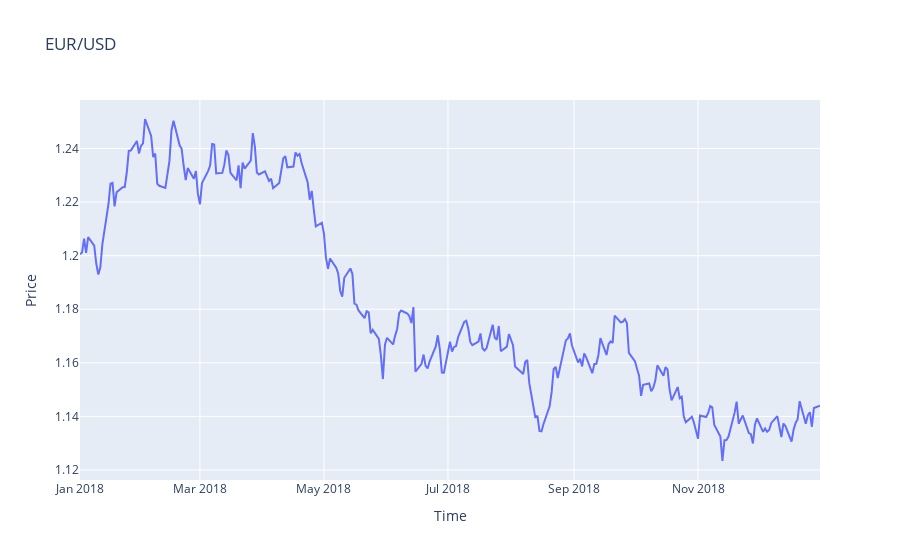

This figure's notebook cell:
### Code cell
fig = go.Figure()

fig.add_trace(go.Scatter(x=data.loc['2018'].index, y=data.loc['2018'].Close, name='Close'))

fig.update_layout(title='EUR/USD', xaxis_title='Time', yaxis_title='Price')

fig.show()

### Figure 1 — Plotly figure (JSON) as saved in the notebook; plotly's stock layout.template omitted (floating-point values rounded to 4 significant figures; data arrays with more than 128 entries replaced by an {"elided": "..."} marker saying what was removed)
{"data": [{"name": "Close", "type": "scatter", "x": {"elided": "261 str values"}, "y": {"elided": "261 float values"}}], "layout": {"title": {"text": "EUR/USD"}, "xaxis": {"title": {"text": "Time"}}, "yaxis": {"title": {"text": "Price"}}}}
